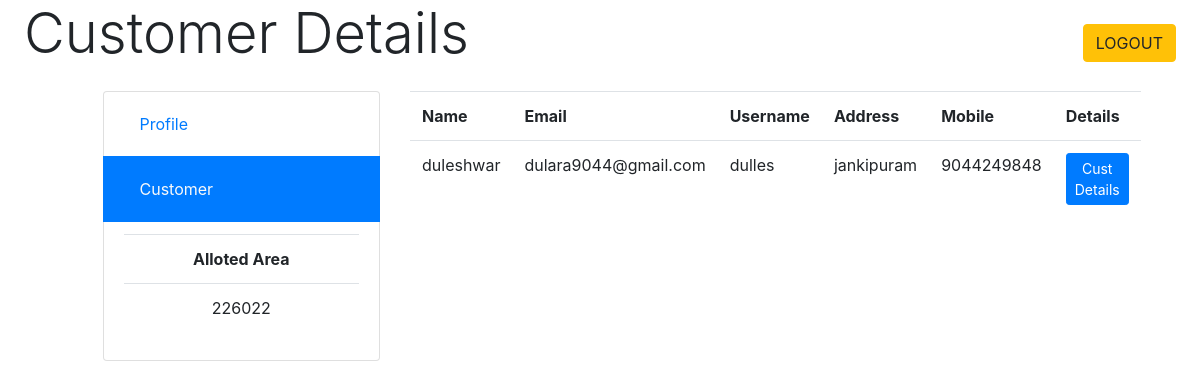
Page /Lucknow_dabbawala/delivery.php (signed in) on the committed database.
### tables this page shows
CREATE TABLE IF NOT EXISTS `service_boy` (
  `name` varchar(40) NOT NULL,
  `username` varchar(40) NOT NULL,
  `password` varchar(20) NOT NULL,
  `contact` bigint(10) NOT NULL,
  `email` varchar(50) NOT NULL,
  `addhar` varchar(20) NOT NULL,
  `address` varchar(200) NOT NULL,
  `photo` varchar(300) NOT NULL,
  `allot` varchar(50) NOT NULL,
  PRIMARY KEY (`username`)
);

CREATE TABLE IF NOT EXISTS `registration` (
  `name` varchar(40) NOT NULL,
  `username` varchar(40) NOT NULL,
  `password` varchar(20) NOT NULL,
  `contact` varchar(10) NOT NULL,
  `email` varchar(50) NOT NULL,
  `address` varchar(200) NOT NULL,
  `pin` varchar(10) NOT NULL,
  PRIMARY KEY (`email`)
);

### Lucknow_dabbawala/delivery.php (the view, shortened to what this page needs)
<!DOCTYPE html>
<html>
<head>
    <?php include("bootstrap.php"); ?>
</head>
<body>
<div class='conainer-fluid'>
<div class='row'>
    <div class='col-md-12'>
        <span class='display-4 ml-4 mt-4'>Customer Details</span>
        <a href="logout.php"><button class='btn btn-warning float-right mt-4 mr-4'>LOGOUT</button></a>
    </div>
</div>
<div class='row mt-4'>
    <div class='col-md-1'></div>
    <div class='col-md-3'>
        <ul class="list-group">
  <li class="list-group-item "><a href="profileserboy.php" class='nav-link'>Profile</a></li>
  <li class="list-group-item active"><a href="delivery.php" class='nav-link text-light'>Customer</a></li>
  <li class="list-group-item text-center">
  	<table class='table'>
	<tr><th>Alloted Area</th></tr>
<?php
$uname=$_SESSION['uname'];
include ("conne.php");
$sql="select * from service_boy where username='$uname'";
$x=mysqli_query($conn,$sql);
if($r=mysqli_fetch_assoc($x)) {
	global $allot;
	$allot=$r['allot'] ;
?>
<tr>
        <td><?php echo $r['allot'] ?></td>
    </tr>
</table>
<?php
}
?>
      </li>
</ul>
    </div>
    <div class='col-md-7'>
        <table class='table'>
	<tr><th>Name</th> <th>Email</th><th>Username</th><th>Address</th><th>Mobile</th><th>Details</th></tr>
<?php
include ("conne.php");
$pql="select * from registration where pin ='$allot'";
$p=mysqli_query($conn,$pql);
while ($n=mysqli_fetch_assoc($p)) {
?>
    <tr><td><?php echo $n['name'] ?></td>
        <td><?php echo $n['email'] ?></td>
                <td><?php echo $n['username'] ?></td>
        <td><?php echo $n['address'] ?></td>
        <td><?php echo $n['contact'] ?></td>
        <td><form action=""><button type="submit" name="btn" value='<?php echo $n['username'] ?>' class='btn btn-sm btn-primary'>Cust Details</button></form></td>
    </tr>
</table>
<?php
}
?>
    </div>
    <div class='col-md-1'></div>
</div>
</div>
</body>
</html>
<!DOCTYPE html>
<html>
<head>
</head>
<body>
</body>
</html>

### rows in the picture
service_boy: allot "226022"
registration: name "duleshwar", email "dulara9044@gmail.com", username "dulles", address "jankipuram", contact "9044249848"
